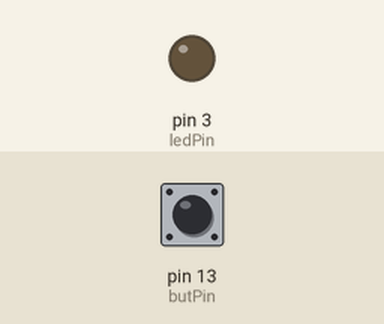
This sketch was run on a simulated Arduino Uno, built with avr-gcc and run on an emulated ATmega328P. Parts: output pins drawn as LEDs (lit = HIGH). Inputs (shaded band) come from the test bench; at power-on: pin 13 (butPin) LOW.

Above: at 1.2 s.
1.3 s: pin 13 (butPin) pulled HIGH for 0.15 s
At 2.2 s:
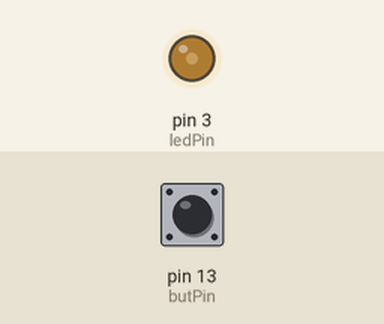
4.4 s: pin 13 (butPin) pulled HIGH for 3.2 s
At 5.0 s:
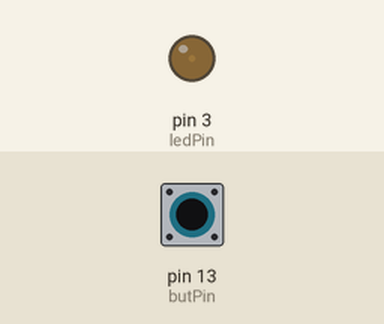
Timing chart, 0 to 7.4 s (numbered marks = the images above; inputs shaded):
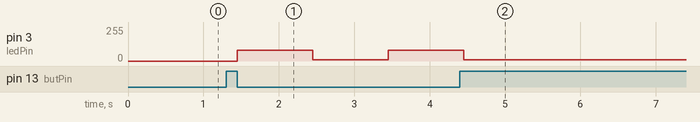

Measured:
- after the input at 1.3 s, pin 3 (ledPin): 0/255 → 80/255 after 0.15 s, → 10/255 1.0 s later, → 80/255 1.0 s later
- after the input at 4.4 s, pin 3 (ledPin): goes on until 4.5 s, then stays 10/255

The sketch:

launchButton.ino
```cpp
// 2022-03-31 Gleb Solomentsev
// First iteration of functioning launch button to begin Roast sequence (for now LED blink)
// including kill option (kill option works but seems a bit buggy, work this out)


const int ledPin =3;
const int butPin =13;


void setup()
{
  pinMode(ledPin, OUTPUT);
  pinMode(butPin, INPUT);
}

int butPinPrev = 0x0;//LOW
int butPinCurr = 0x0;//LOW

void loop()
{
  if (digitalRead(butPin)== HIGH){
    butPinCurr = HIGH;
  }
  if (digitalRead(butPin)== HIGH & butPinCurr == HIGH){
    butPinCurr = LOW;
  }

  if (butPinPrev == LOW & butPinCurr == HIGH) {
    analogWrite(ledPin,80);
    delay(1000); // Wait for 1000 millisecond(s)
    analogWrite(ledPin, 10);
    delay(1000); // Wait for 1000 millisecond(s)digitalRead(butPin) == LOW)

  }

  else if (butPinPrev == HIGH & butPinCurr == LOW){
    analogWrite(ledPin, 10);
  }


}
```
